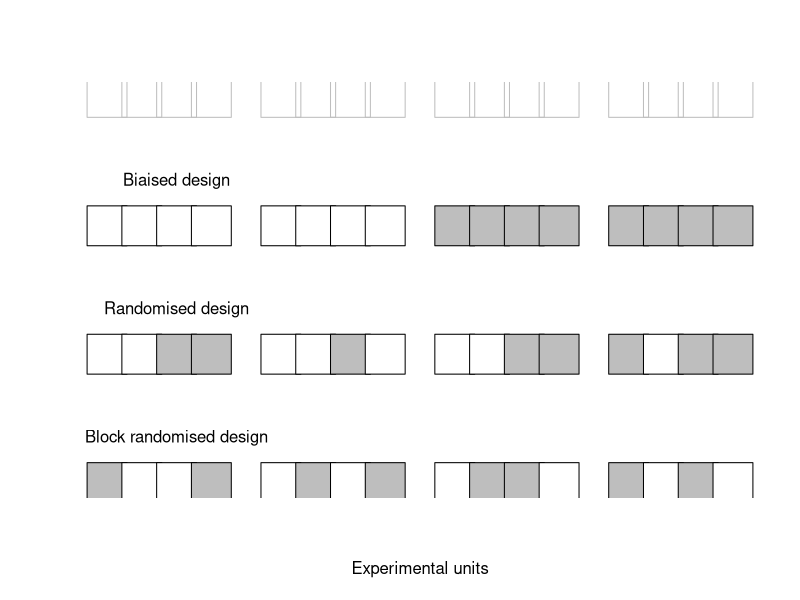

R code for this plot: (Note: this script raises an error after producing the figure.)
pdf("moredesigns.pdf", width = 10, height = 9)

xs <- c(1:4, 6:9, 11:14, 16:19)
cex <- 6

plot(0, type = "n", xlim = range(xs), ylim = c(1,4),
     xlab = "Experimental units", ylab = "",
     xaxt = "n", yaxt = "n", bty = "n")

points(xs, rep(4, 16), pch = 22, cex = cex, col = "grey")

points(xs, rep(3, 16), pch = 22, cex = cex, col = "black",
       bg = rep(c("white", "grey"), each = 8))

points(xs, rep(2, 16), pch = 22, cex = cex, col = "black",
       bg = c("white", "white", "grey", "grey",
              "white", "white", "grey", "white",
              "white", "white", "grey", "grey",
              "grey", "white", "grey", "grey"))

points(xs, rep(1, 16), pch = 22, cex = cex, col = "black",
       bg = c("grey", "white", "white", "grey",
              "white", "grey", "white", "grey",
              "white", "grey", "grey", "white",
              "grey", "white", "grey", "white"))

text(3, 3, "Biaised design", pos = 3, offset = 2)
text(3, 2, "Randomised design", pos = 3, offset = 2)
text(3, 1, "Block randomised design", pos = 3, offset = 2)
dev.off()




pdf("interactions.pdf", width = 10, height = 6)
strain <- rep(c("A", "B"), each = 10)
mns <- c(rep(5, 5),
         rep(7, 5),
         c(5, 6, 5, 6, 9),
         c(7, 8, 9, 10, 3))
food <- rep(c(rep("low", 5), rep("high", 5)), 2)
facet <- rep(1:5, 4)
x <- data.frame(strain, growth = mns, food, facet)
ggplot(aes(x = strain, y = growth, colour = food), data = x) +
    geom_point() +
    facet_grid(~facet)
dev.off()
